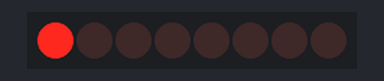
The sketch below on a simulated Arduino Uno, built with avr-gcc and run on an emulated ATmega328P. Parts: 8 shift-register outputs drawn as a row of LEDs (first output left, lit = HIGH). Wiring (inferred from the names in the program): shift register (74HC595): data pin 4; shift clock pin 6; latch pin 5. Wiring (inferred from the signals the program sends): row of LEDs: on Q0, Q1, Q2, Q3, Q4, Q5, Q6, Q7.

Above: at 0.15 s.
At 4.95 s:
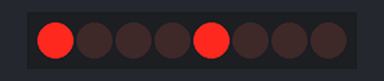
At 10.05 s:
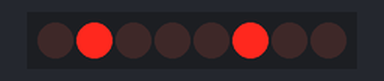
At 19.95 s:
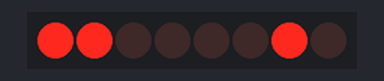
At 29.86 s:
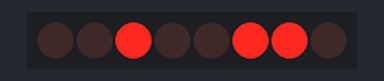
At 39.76 s:
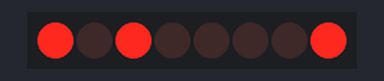
Timing chart, 0 to 40.0 s (numbered marks = the images above):
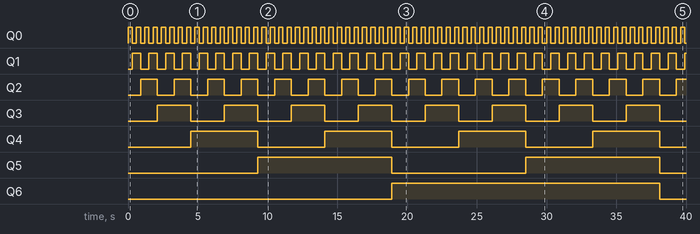

The sketch:

shiftregister_counting.ino
```cpp
/*
Adapted from Adafruit lesson
*/

int latchPin = 5;   // to pin 12
int clockPin = 6;	// to pin 11
int dataPin = 4;	// to pin 14

byte leds = 0;

void setup()
{
  pinMode(latchPin, OUTPUT);
  pinMode(dataPin, OUTPUT);
  pinMode(clockPin, OUTPUT);
}

void loop()
{
  //	leds = 0;
  //	updateShiftRegister();
  	for (int i = 0; i < 256; i++)
  	{
    	//bitSet(leds, i);
    	leds = leds+1;
    	updateShiftRegister();
    	delay(300);
  	}
}

void updateShiftRegister()
{
   	digitalWrite(latchPin, LOW);
   	shiftOut(dataPin, clockPin, MSBFIRST, leds);
   	digitalWrite(latchPin, HIGH);
}
```

Measured:
- by itself, Q0: alternates HIGH for 0.30 s and LOW for 0.30 s
- by itself, Q1: alternates HIGH for 0.60 s and LOW for 0.60 s
- by itself, Q2: alternates HIGH for 1.2 s and LOW for 1.2 s
- by itself, Q3: alternates HIGH for 2.4 s and LOW for 2.4 s
- by itself, Q4: alternates HIGH for 4.8 s and LOW for 4.8 s
- by itself, Q5: alternates HIGH for 9.6 s and LOW for 9.6 s
- by itself, Q6: LOW → HIGH at 18.9 s, → LOW 19.2 s later
